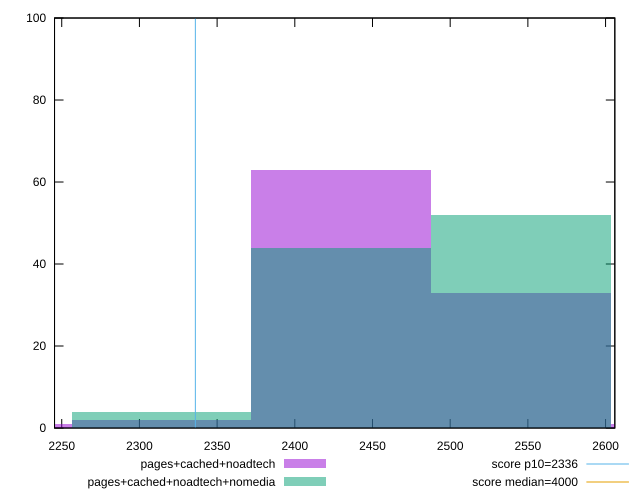

gnuplot code for this plot:
reset

$pagesCachedNoadtech <<EOF
2545.60827919565 33
2429.898811959484 63
2314.1893447233183 2
2198.4798774871524 1
2661.317746431816 1
EOF

$pagesCachedNoadtechNomedia <<EOF
2429.898811959484 44
2545.60827919565 52
2314.1893447233183 4
EOF

set key outside below
set boxwidth 115.70946723616592
set xrange [2245.366:2605.9575000000004]
set yrange [0:100]
set trange [0:100]
set style fill transparent solid 0.5 noborder

set parametric
set terminal svg size 640, 500 enhanced background rgb 'white'
set output "report_00009_2021-02-08T22-37-41.559Z/first-meaningful-paint/comparison/histogram/2_vs_3.svg"

plot $pagesCachedNoadtech title "pages+cached+noadtech" with boxes, \
     $pagesCachedNoadtechNomedia title "pages+cached+noadtech+nomedia" with boxes, \
     2336,t title "score p10=2336", \
     4000,t title "score median=4000"

reset
